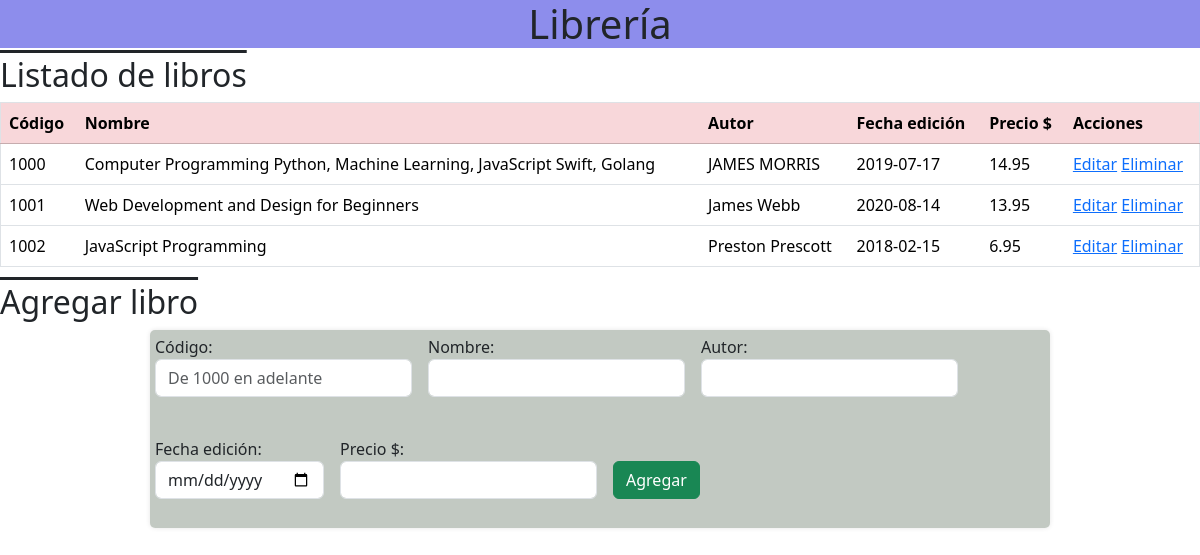
The page / on the database its author committed.
### tables this page shows
CREATE TABLE `libros` (
  `id` int(11) NOT NULL,
  `codigo` varchar(10) NOT NULL,
  `nombre` varchar(100) NOT NULL,
  `autor` varchar(100) NOT NULL,
  `fecha_edicion` date NOT NULL,
  `precio` decimal(10,2) NOT NULL
);

### index.php (the view, shortened to what this page needs)
<?php include 'config.php';?>
<!DOCTYPE html>
<html>
<head>
  <link rel="stylesheet" type="text/css" href="style.css">
  <link href="https://cdn.jsdelivr.net/npm/bootstrap@5.3.3/dist/css/bootstrap.min.css" rel="stylesheet">
</head>
<body>
  <p class="h1">Librería</p>
  <h2>Listado de libros</h2>
  <table class="table"  border="1">
    <tr class="table-danger">
      <th>Código</th>
      <th>Nombre</th>
      <th>Autor</th>
      <th>Fecha edición</th>
      <th>Precio $</th>
      <th>Acciones</th>
    </tr>
    <?php
    $sql = "SELECT * FROM libros";
    $result = $conn->query($sql);
    if ($result->num_rows > 0) {
      while($row = $result->fetch_assoc()) {
   ?>
    <tr>
      <td><?php echo $row["codigo"];?></td>
      <td><?php echo $row["nombre"];?></td>
      <td><?php echo $row["autor"];?></td>
      <td><?php echo $row["fecha_edicion"];?></td>
      <td><?php echo $row["precio"];?></td>
      <td>
        <a href="editar.php?id=<?php echo $row["id"];?>" class="">Editar</a>
        <a href="eliminar.php?id=<?php echo $row["id"];?>">Eliminar</a>
      </td>
    </tr>
    <?php
      }
    } else {
      echo "<tr><td colspan='6'>No hay libros registrados.</td></tr>";
    }
   ?>
  </table>
  <h2>Agregar libro</h2>
  <form action="agregar.php" method="post">
    <div class="row g-3 align-items-center">
      <div class="col-auto">
        <label for="codigo">Código:</label>
        <input type="text" name="codigo" id="codigo" class="form-control" required  placeholder="De 1000 en adelante" ><br>
      </div>
      <div class="col-auto">
        <label for="nombre" >Nombre:</label>
        <input type="text" name="nombre" id="nombre" class="form-control"  required><br>
      </div>
      <div class="col-auto">
        <label for="autor">Autor:</label>
        <input type="text" name="autor" id="autor" class="form-control" required><br>
      </div>
      <div class="col-auto">
        <label for="fecha_edicion">Fecha edición:</label>
        <input type="date" name="fecha_edicion" id="fecha_edicion" class="form-control" required><br>
      </div>
      <div class="col-auto">
       <label for="precio">Precio $:</label>
       <input type="number" step="0.01" name="precio" id="precio" class="form-control" required><br>
      </div>
      <div class="col-auto">
       <button type="submit" class="btn btn-success">Agregar</button>
      </div>
    </div>
  </form>
</body>
</html>

### style.css (style rules this page uses)
body { font-family: Arial, sans-serif; margin: 0; padding: 0; }
p { background-color: rgb(141, 141, 236); text-align: center; }
h2 { color: #622424; text-decoration:overline; }
form { max-width: 900px; margin: 0 auto; background-color: #8592847e; padding: 5px; border-radius: 5px; box-shadow: 0px 0px 5px rgba(0, 0, 0, 0.1); }

### rows shown on the page
libros: codigo "1000", nombre "Computer Programming Python, Machine Learning, JavaScript Swift, Golang", autor "JAMES MORRIS", fecha_edicion "2019-07-17", precio "14.95"
libros: codigo "1001", nombre "Web Development and Design for Beginners", autor "James Webb", fecha_edicion "2020-08-14", precio "13.95"
libros: codigo "1002", nombre "JavaScript Programming", autor "Preston Prescott", fecha_edicion "2018-02-15", precio "6.95"
